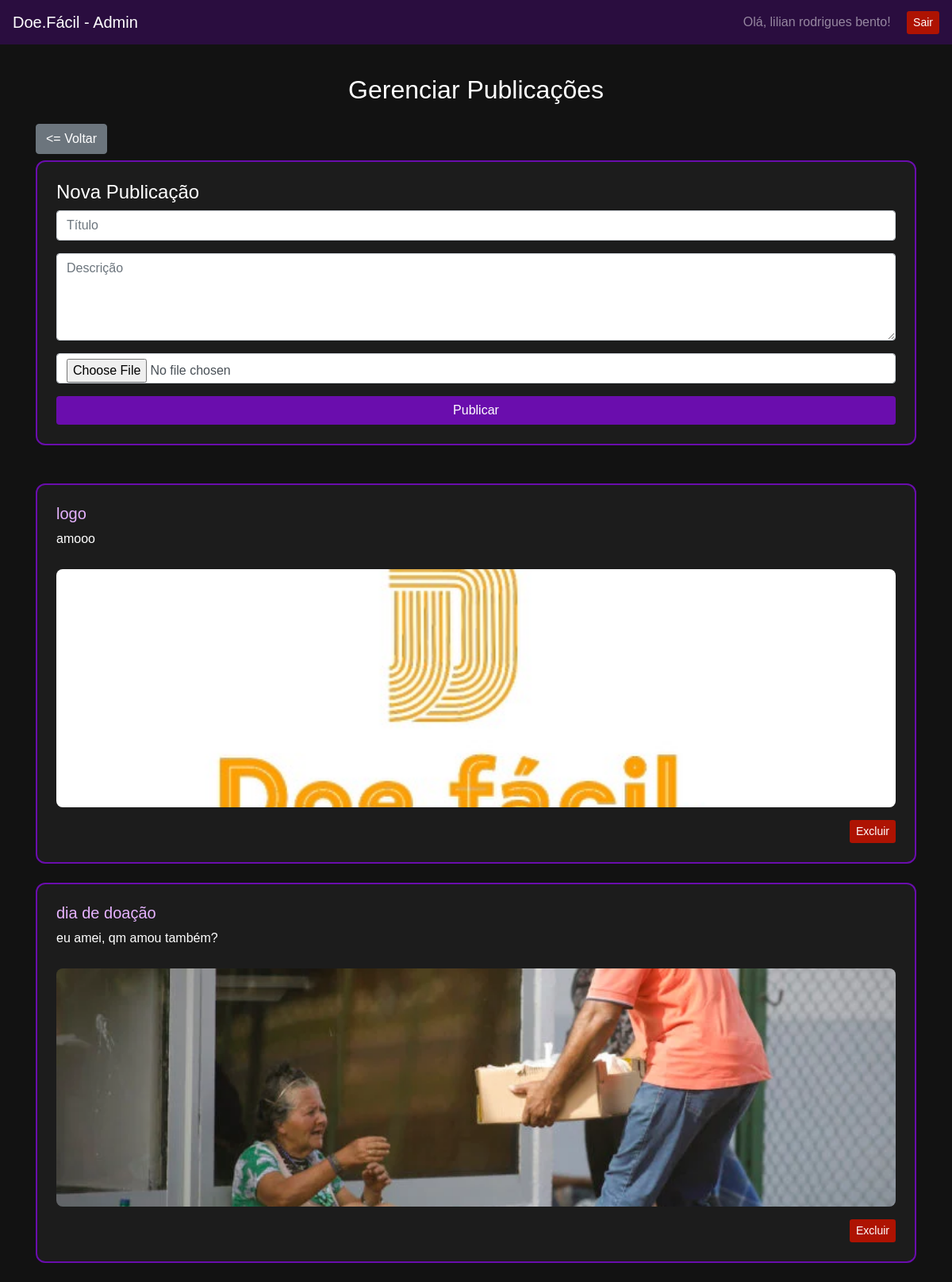
Page /editar_midia.php (signed in) on the committed database.
### tables this page shows
CREATE TABLE IF NOT EXISTS `publicacoes` (
  `id` int(11) NOT NULL AUTO_INCREMENT,
  `titulo` varchar(255) NOT NULL,
  `descricao` text NOT NULL,
  `midia` varchar(255) DEFAULT NULL,
  `data_publicacao` timestamp NOT NULL DEFAULT current_timestamp(),
  PRIMARY KEY (`id`)
);

### editar_midia.php (the view, shortened to what this page needs)
<?php
$conn = new mysqli("localhost", "root", "", "cadastro");
$nomeAdmin = $_SESSION['usuario_nome'];
?>
<!DOCTYPE html>
<html lang="pt-br">
<head>
<link rel="stylesheet" href="https://cdn.jsdelivr.net/npm/bootstrap@4.4.1/dist/css/bootstrap.min.css">
</head>
<body>
<nav class="navbar navbar-expand-lg navbar-dark fixed-top">
    <a class="navbar-brand" href="admin.php">Doe.Fácil - Admin</a>
    <div class="ml-auto">
        <span class="navbar-text mr-3">
            Olá, <?php echo htmlspecialchars($nomeAdmin); ?>!
        </span>
        <a href="logout.php" class="btn btn-danger btn-sm">Sair</a>
    </div>
</nav>
<div class="container mt-4">
    <h2 class="text-center mb-4">Gerenciar Publicações</h2>
    <a href="admin.php" class="btn btn-secondary mb-2"><= Voltar</a>
    <div class="card p-4 mb-5">
        <h4>Nova Publicação</h4>
        <form method="POST" enctype="multipart/form-data">
            <input type="text" name="titulo" class="form-control mb-3"
            placeholder="Título" required>
            <textarea name="descricao" class="form-control mb-3"
            rows="4" placeholder="Descrição" required></textarea>
            <input type="file" name="midia" class="form-control mb-3">
            <button type="submit" class="btn btn-primary btn-block">
                Publicar
            </button>
        </form>
    </div>
    <?php
    $result = $conn->query("SELECT * FROM publicacoes ORDER BY id DESC");
    while($row = $result->fetch_assoc()){
    ?>
        <div class="card p-4 mb-4">
            <h5 style="color:#e6b3ff;"><?php echo $row['titulo']; ?></h5>
            <p><?php echo $row['descricao']; ?></p>
            <?php if($row['midia']){ ?>
                <img src="<?php echo $row['midia']; ?>" class="post-media">
            <?php } ?>
            <div class="text-right mt-3">
                <a href="?excluir=<?php echo $row['id']; ?>"
                   class="btn btn-danger btn-sm"
                   onclick="return confirm('Deseja excluir esta publicação?')">
                   Excluir
                </a>
            </div>
        </div>
    <?php } ?>
</div>
</body>
</html>

### editar_midia.php (style rules this page uses)
body { padding-top: 70px; background-color: #121212; color: #fff; font-family: Arial, sans-serif; }
.navbar { background-color: #2a0d3f !important; }
.card { background: #1c1c1c; border: 2px solid #6a0dad; color: #fff; border-radius: 12px; }
.btn-primary { background: #6a0dad; border: none; }
.btn-danger { background: #ae1302; border: none; }
.post-media { width: 100%; max-height: 300px; object-fit: cover; border-radius: 8px; margin-top: 10px; }

### rows in the picture
publicacoes: titulo "logo", descricao "amooo", midia (picture)
publicacoes: titulo "dia de doação", descricao "eu amei, qm amou também?", midia (picture)

### other values in the picture
$nomeAdmin "lilian rodrigues bento"
